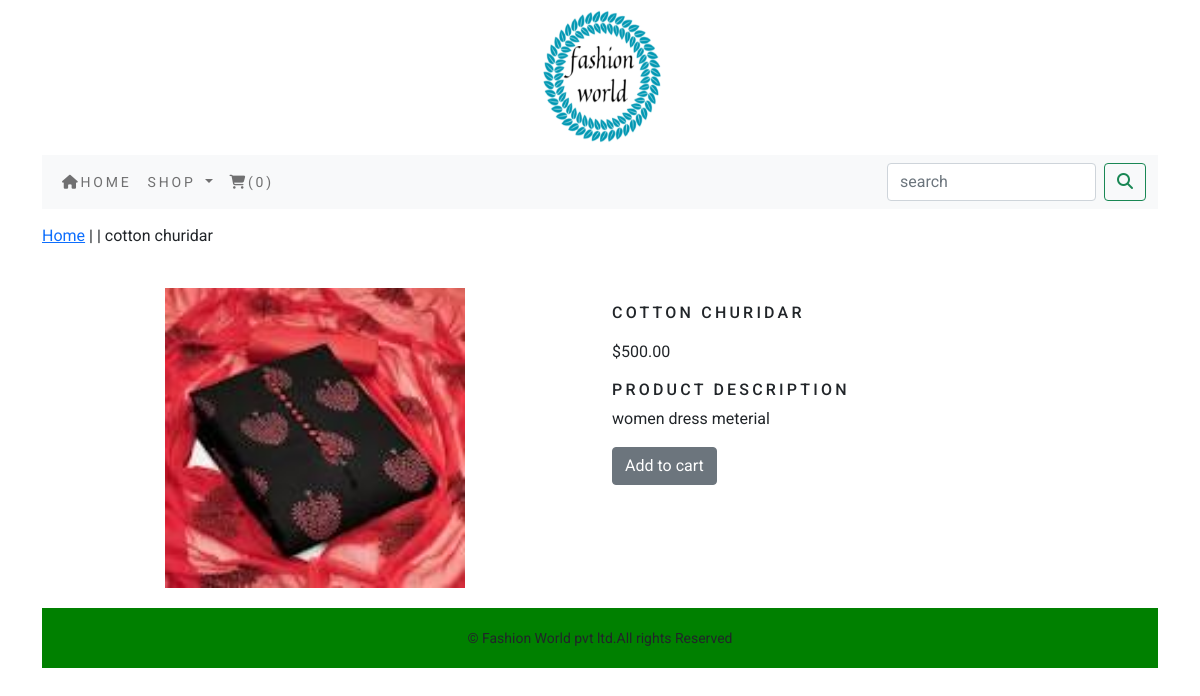
Page /shop/dress-materials/cotton-churidar/ on the committed database.
### shop/models.py (models this page shows, shortened)
class Product(models.Model):
    name=models.CharField(max_length=250,unique=True)
    slug=models.SlugField(max_length=250,unique=True)
    description=models.TextField(blank=True)
    price=models.DecimalField(max_digits=10,decimal_places=2)
    category=models.ForeignKey(Category,on_delete=models.CASCADE)
    image=models.ImageField(upload_to='product',blank=True)
    stock=models.IntegerField()
    available=models.BooleanField(default=True)
    created=models.DateTimeField(auto_now_add=True)
    updated=models.DateTimeField(auto_now_add=True)
    class Meta:
        ordering=('name',)
        verbose_name='product'
        verbose_name_plural='products'

### shop/views.py (the view)
# urls.py: path('shop/<slug:c_slug>/<slug:product_slug>/',views.productdetails,name='productcategory'),
def productdetails(request,c_slug,product_slug):
    try:
        product=Product.objects.get(category__slug=c_slug,slug=product_slug)
    except Exception as e:
        raise e
    return render(request,'product.html',{'product':product})

### cart/context_processors.py (called while the page is built)
def counter(request):
    item_count=0
    if 'admin' in request.path:
        return{}
    else:
        try:
            cart=Cart.objects.filter(cart_id=_cart_id(request))
            cart_items=CartItem.objects.all().filter(cart=cart[:1])
            for cart_item in cart_items:
                item_count += cart_item.quantity
        except Cart.DoesNotExist:
            item_count = 0
    return dict(item_count=item_count)

### cart/views.py (called while the page is built)
def _cart_id(request):
    cart=request.session.session_key
    if not cart:
        cart=request.session.create()
    return cart

### shop/context processors.py (called while the page is built)
def menu_links(request):
    links=Category.objects.all()
    return dict(links=links)

### shop/models.py (called while the page is built)
    def get_url(self):
        return reverse('shop:products_by_category',args=[self.slug])

### templates/product.html (shortened to what this page needs)
{% extends 'base.html' %}
{% load static %}
{% block content %}
<div class="row my_prod_row_class">
    <div class="mx-auto">
        <p><a href="{% url 'shop:allproductcat' %}">Home</a> | <a href="{{product.category.get_url}}">{{product.Category}}</a> | {{product.name}}</p>
    </div>
<div class="container">
<br>
<div class="row">
    <div class="col-12 col-sm-12 col-md-12 col-lg-6 text-center">
        <div style="min-width:18rem">
            <img src="{{product.image.url}}" alt="{{product.name}}" height="300px" width="300px">
        </div>
    </div>
        <div class="col-12 col-sm-12 col-md-12 col-lg-6">
           <div>
            <h1 class="my_prod_title">{{product.name}}</h1>
            <p>${{product.price}}</p>
            <h2 class="my_title">Product Description</h2>
            <p class="text-justify my_prod_text">{{product.description}}</p>
            {% if product.stock <= 0 %}
                <p class="text-justify my_prod_text"><b>Out of stock</b></p>
            {% else %}
                 <a class="btn btn-secondary" href="{% url 'cart:add_cart' product.id %}">Add to cart</a>
            {% endif %}
        </div>
    </div>
</div>
</div>
</div>
{% endblock %}

### static/cs/custom.css (style rules this page uses)
body { font-family: 'Roboto', sans-serif; }
.my_title { font-size:16px; text-transform:uppercase; letter-spacing:.2em; }
.my_prod_row_class { padding-top:15px; padding-bottom:20px; }
.my_prod_title { font-size:16px; text-transform:uppercase; letter-spacing:.2em; padding-top:15px; padding-bottom:10px; }
.my_prod_text { padding-right:20px; }

### rows in the picture
Product: name "cotton churidar", image (picture), name "COTTON CHURIDAR", price "500.00", description "women dress meterial"

### other values in the picture
{{ item_count }} "0"
